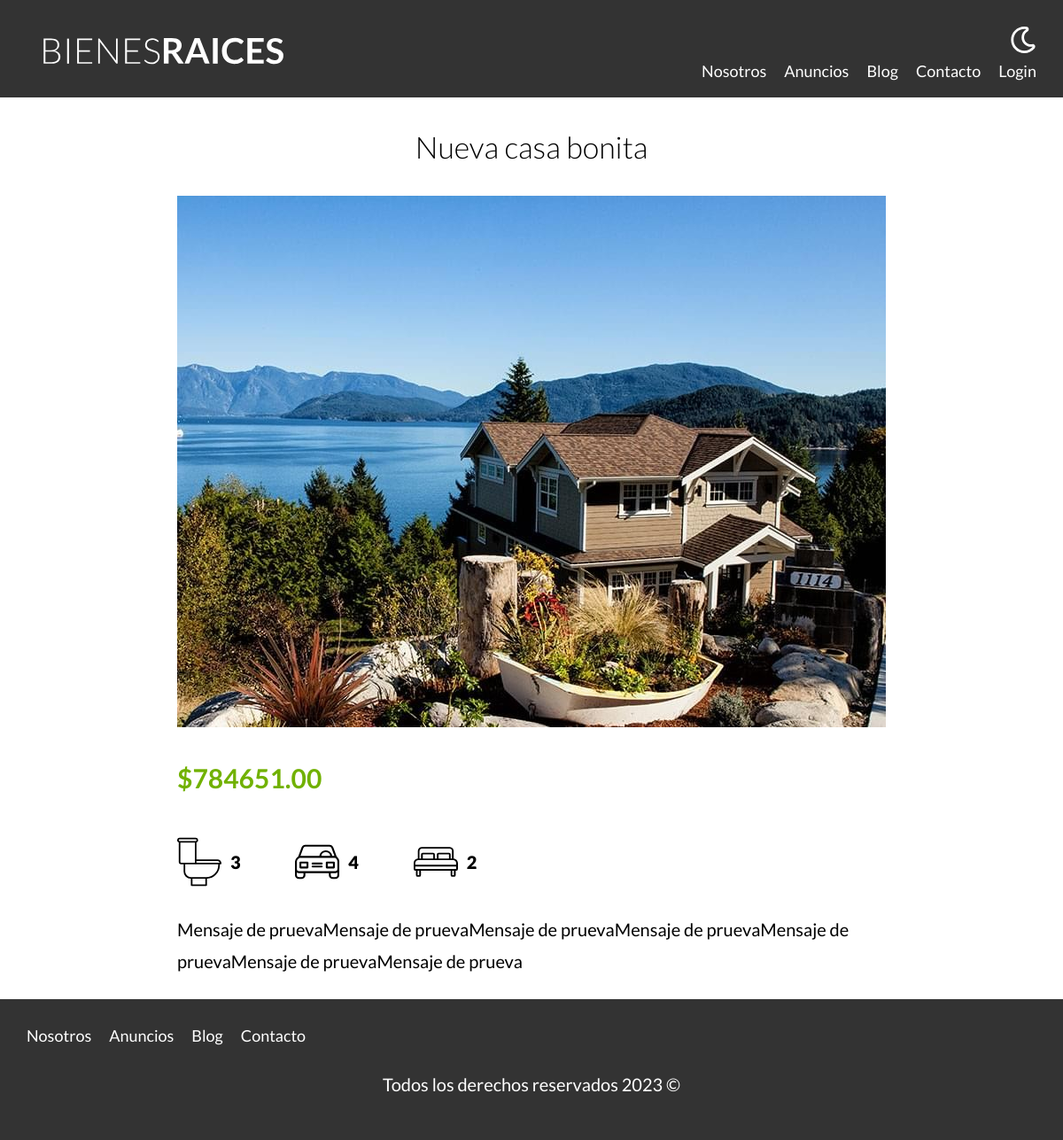
The app's page /propiedad?id=39 with its own data.
### tables this page shows
CREATE TABLE `propiedades` (
  `id` int NOT NULL AUTO_INCREMENT,
  `titulo` varchar(45) DEFAULT NULL,
  `precio` decimal(10,2) DEFAULT NULL,
  `imagen` varchar(200) DEFAULT NULL,
  `descripcion` longtext,
  `habitaciones` int DEFAULT NULL,
  `wc` int DEFAULT NULL,
  `estacionamiento` varchar(45) DEFAULT NULL,
  `creado` date DEFAULT NULL,
  `vendedores_id` int NOT NULL,
  PRIMARY KEY (`id`),
  KEY `fk_propiedades_vendedores1_idx` (`vendedores_id`),
  CONSTRAINT `fk_propiedades_vendedores1` FOREIGN KEY (`vendedores_id`) REFERENCES `vendedores` (`id`)
);

### controllers/PaginasController.php (called while the page is built, shortened)
<?php
class PaginasController {
    public static function propiedad(Router $router){
        $id = validarRedirec("/propiedades");
        $propiedad = Propiedad::find($id);
        $router->render("paginas/propiedad", [
            "propiedad" => $propiedad
        ]);
    }
}

### public/index.php (called while the page is built, shortened)
<?php
$router = new Router();
$router->get("/admin", [PropiedadController::class, "index"]);
$router->get("/propiedades/crear", [PropiedadController::class, "crear"]);
$router->post("/propiedades/crear", [PropiedadController::class, "crear"]);
$router->get("/propiedades/actualizar", [PropiedadController::class, "actualizar"]);
$router->post("/propiedades/actualizar", [PropiedadController::class, "actualizar"]);
$router->post("/propiedades/eliminar", [PropiedadController::class, "eliminar"]);
$router->get("/vendedores/crear", [VendedorController::class, "crear"]);
$router->post("/vendedores/crear", [VendedorController::class, "crear"]);
$router->get("/vendedores/actualizar", [VendedorController::class, "actualizar"]);
$router->post("/vendedores/actualizar", [VendedorController::class, "actualizar"]);
$router->post("/vendedores/eliminar", [VendedorController::class, "eliminar"]);
$router->get("/", [PaginasController::class, "index"]);
$router->get("/nosotros", [PaginasController::class, "nosotros"]);
$router->get("/propiedades", [PaginasController::class, "propiedades"]);
$router->get("/propiedad", [PaginasController::class, "propiedad"]);
$router->get("/blog", [PaginasController::class, "blog"]);
$router->get("/entrada", [PaginasController::class, "entrada"]);
$router->get("/contacto", [PaginasController::class, "contacto"]);
$router->post("/contacto", [PaginasController::class, "contacto"]);
$router->get("/login", [LoginController::class, "login"]);
$router->post("/login", [LoginController::class, "login"]);
$router->get("/logout", [LoginController::class, "logout"]);
$router->comprobarRutas();

### includes/funciones.php (called while the page is built, shortened)
<?php
function validarRedirec (string $url){
    $id = $_GET["id"];
    $id = filter_var($id, FILTER_VALIDATE_INT);
    return $id;
}

### models/ActiveRecord.php (called while the page is built, shortened)
<?php
class ActiveRecord{
    protected static $db;
    protected static $tabla = "";
    public static function setDb ($db) {
        self::$db = $db;
    }
    public static function find($id){
        $query = "SELECT * FROM " . static::$tabla . " WHERE id=$id";
        $resultado = self::consultarSql($query);
        return array_shift($resultado);
    }
    public static function consultarSql($query){
        $resultado = self::$db->query($query);
        $array = [];
        while($registro = $resultado->fetch_assoc()){
            $array[] = static::crearObjeto($registro);
        }
        return $array;
    }
    protected static function crearObjeto($registro){
        $objeto = new static;
        foreach ($registro as $key => $value){
            if (property_exists( $objeto, $key)){
                $objeto->$key = $value;
            }
        }
        return $objeto;
    }
}

### views/paginas/propiedad.php (the view)
<main class="contenedor seccion contenido-centrado">
        <h2><?php echo $propiedad->titulo; ?></h2>
        <img loading="lazy" src="/imagenes/<?php echo $propiedad->imagen; ?>" alt="Imagen destacada">
        <div class="resumen-propiedad">
            <p class="precio">$<?php echo $propiedad->precio; ?></p>
            <ul class="iconos-caracteristicas">
                <li>
                    <img class="figura" loading="lazy" src="/build/img/icono_wc.svg" alt="WC">
                    <p><?php echo $propiedad->wc; ?></p>
                </li>
                <li>
                    <img class="figura" loading="lazy" src="/build/img/icono_estacionamiento.svg" alt="Estacionamiento">
                    <p><?php echo $propiedad->estacionamiento; ?></p>
                </li>
                <li>
                    <img class="figura" loading="lazy" src="/build/img/icono_dormitorio.svg" alt="Recamaras">
                    <p><?php echo $propiedad->habitaciones; ?></p>
                </li>
            </ul>
            <p><?php echo $propiedad->descripcion; ?></p>
        </div>
    </main>

### public/build/css/app.css (style rules this page uses)
html { -webkit-text-size-adjust:100%;line-height:1.15 }
body { margin:0 }
main { display:block }
img { border-style:none }
html { box-sizing:border-box;font-size:62.5% }
*,:after,:before { box-sizing:inherit }
body { font-family:Lato,sans-serif;font-size:1.6rem;line-height:1.8 }
p { color:#000;font-size:2rem }
.contenedor { margin:0 auto;max-width:120rem;width:95% }
img,picture { display:block;width:100% }
h1,h2,h3 { font-family:Lato,sans-serif;font-weight:300;margin:2.5rem 0;text-align:center }
h2 { font-size:3.4rem }
.seccion { margin-bottom:2.5rem;margin-top:2.5rem }
.contenido-centrado { max-width:800px }
.precio { color:#71b100;font-size:3rem;font-weight:bolder }
.iconos-caracteristicas { display:flex;justify-content:space-around;list-style:none;max-width:40rem;padding:0 }
.iconos-caracteristicas li { display:flex;flex:1 }
.iconos-caracteristicas li img { flex:0 0 5rem;margin-right:1rem }
.iconos-caracteristicas li p { font-weight:900 }

### records on screen
propiedades: titulo "Nueva casa bonita", imagen (picture), precio "784651.00", wc "3", estacionamiento "4", habitaciones "2", descripcion "Mensaje de pruevaMensaje de pruevaMensaje de pruevaMensaje de pruevaMensaje de pruevaMensaje de pruevaMensaje de prueva"
